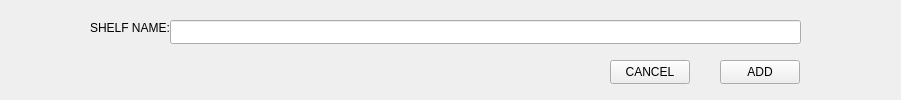
<?xml version="1.0" encoding="UTF-8"?>
<ui version="4.0">
 <class>AddShelfDialog</class>
 <widget class="QWidget" name="AddShelfDialog">
  <property name="geometry">
   <rect>
    <x>0</x>
    <y>0</y>
    <width>901</width>
    <height>100</height>
   </rect>
  </property>
  <property name="windowTitle">
   <string>Form</string>
  </property>
  <widget class="QLineEdit" name="lineEdit">
   <property name="geometry">
    <rect>
     <x>170</x>
     <y>20</y>
     <width>631</width>
     <height>24</height>
    </rect>
   </property>
  </widget>
  <widget class="QLabel" name="label">
   <property name="geometry">
    <rect>
     <x>90</x>
     <y>20</y>
     <width>81</width>
     <height>16</height>
    </rect>
   </property>
   <property name="text">
    <string>SHELF NAME:</string>
   </property>
  </widget>
  <widget class="QPushButton" name="addShelf">
   <property name="geometry">
    <rect>
     <x>720</x>
     <y>60</y>
     <width>80</width>
     <height>24</height>
    </rect>
   </property>
   <property name="text">
    <string>ADD</string>
   </property>
  </widget>
  <widget class="QPushButton" name="cancelButton">
   <property name="geometry">
    <rect>
     <x>610</x>
     <y>60</y>
     <width>80</width>
     <height>24</height>
    </rect>
   </property>
   <property name="text">
    <string>CANCEL</string>
   </property>
  </widget>
  <widget class="QLabel" name="nameInUseWarning">
   <property name="geometry">
    <rect>
     <x>130</x>
     <y>70</y>
     <width>431</width>
     <height>16</height>
    </rect>
   </property>
   <property name="text">
    <string> </string>
   </property>
  </widget>
 </widget>
 <resources/>
 <connections/>
</ui>
